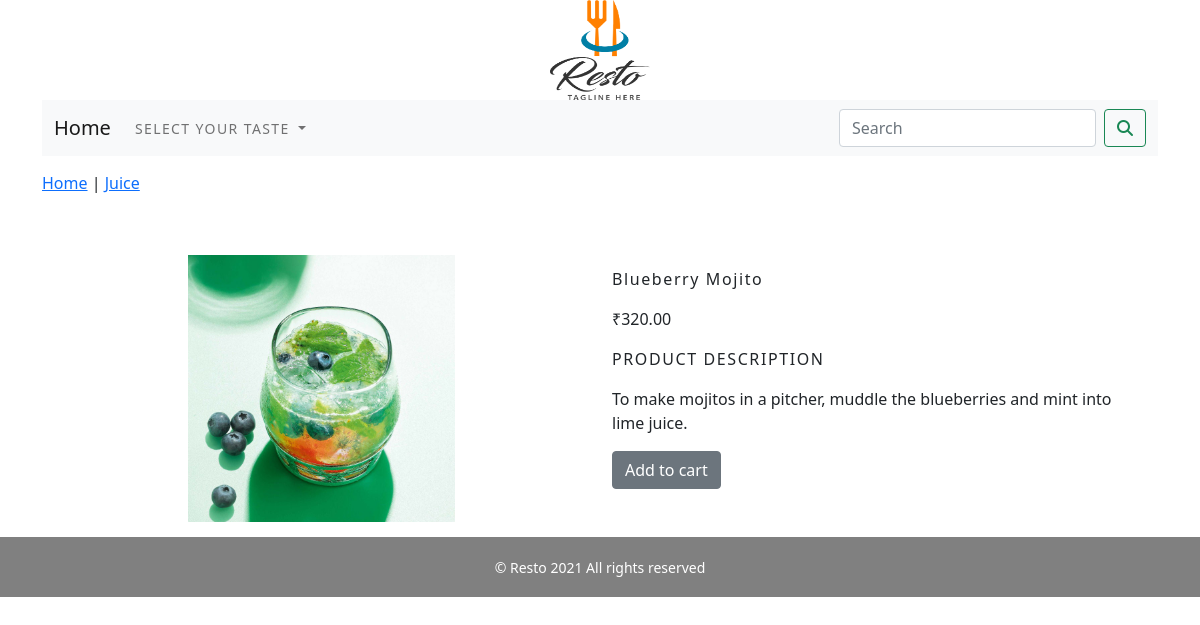
The app's page /resto/juice/blueberry-mojito/ with its own data.
### restocart/models.py (models this page shows, shortened)
class Product(models.Model):
    name = models.CharField(max_length=250, unique=True)
    slug = models.SlugField(max_length=250, unique=True)
    description = models.TextField()
    image = models.ImageField(upload_to='product', blank=True)
    price = models.DecimalField(max_digits=10, decimal_places=2)
    category = models.ForeignKey(Category, on_delete=models.CASCADE)
    stock = models.IntegerField()
    available = models.BooleanField(default=True)
    created = models.DateTimeField(auto_now_add=True)
    updated = models.DateTimeField(auto_now=True)
    class Meta:
        ordering = ('name',)
        verbose_name = 'Product'
        verbose_name_plural = 'Products'

class Category(models.Model):
    name = models.CharField(max_length=250, unique=True)
    slug = models.SlugField(max_length=250, unique=True)
    description = models.TextField()
    image = models.ImageField(upload_to='category', blank=True)
    class Meta:
        ordering = ('name',)
        verbose_name = 'Category'
        verbose_name_plural = 'Categories'
    def get_url(self):
        return reverse('restocart:products_by_category', args=[self.slug])
    def __str__(self):
        return '{}'.format(self.name)

### restocart/views.py (the view)
# urls.py: path('<slug:c_slug>/<slug:product_slug>/', views.Prodetail, name='products_category_detail')
def Prodetail(request, c_slug, product_slug):
    try:
        product = Product.objects.get(category__slug=c_slug, slug=product_slug)
    except Exception as e:
        raise e
    return render(request, 'products.html', {'product': product})

### cartapp/context_processors.py (called while the page is built)
def counter(request):
    item_count = 0
    count = 0
    if 'admin' in request.path:
        return {}
    else:
        try:
            cart = Cart.objects.filter(cart_id=_cart_id(request))
            cart_items = CartItem.objects.all().filter(cart=cart[:1])
            for cart_item in cart_items:
                item_count += cart_item.quantity
        except Cart.DoesNotExist:
            item_count = 0
    return dict(item_count=item_count)

### cartapp/views.py (called while the page is built)
def _cart_id(request):
    cart = request.session.session_key
    if not cart:
        cart = request.session.create()
    return cart

### restocart/context_processors.py (called while the page is built)
def menu_links(request):
    links = Category.objects.all()
    return dict(links=links)

### templates/products.html (shortened to what this page needs)
{% extends 'base.html' %}
{% load static %}
{% block content %}
  <div class="row my_prod_row_class">
    <div class="mx_auto">
      <p><a href="{% url 'restocart:allProdCat' %}">Home</a> | <a href="{{product.category.get_url}}">{{product.category}}</a></p>
    </div>
  </div>
  <div class="container">
  <br>
    <div class="row">
      <div class="col-md-12 col-sm-12 col-md-12 col-lg-6 text-center">
        <div style="min-width:18rem; padding-bottom:15px;">
          <img src="{{product.image.url}}" alt="{{product.name}}" width="50%">
        </div>
      </div>
      <div class="col-12 col-sm-12 col-md-12 col-lg-6">
        <div>
          <h1 class="my_prod_title">{{product.name}}</h1>
          <p>₹{{product.price}}</p>
          <p class="my_title"> Product Description</p>
          <p class="text-justify my_prod_text">{{product.description}}</p>
          {% if product.stock <= 0 %}
          <p class="text-justify my_prod_text"><b>Out of Stock</b></p>
          {% else %}
          <a class="btn btn-secondary" href="{% url 'cartapp:add_cart' product.id %}">Add to cart</a>
          {% endif %}
        </div>
        <br>
      </div>
    </div>
  </div>
{% endblock %}

### static/css/custom.css (style rules this page uses)
.my_title { font-size: 16px; text-transform: uppercase; letter-spacing: .1em; }
.my_prod_row_class { padding-top: 15px; padding-bottom: 20px; }
.my_prod_title { font-size: 16px; letter-transform: uppercase; letter-spacing: .1em; padding-top: 15px; padding-bottom: 10px; }
.my_prod_text { padding-right: 20px; }

### records on screen
Product: category "Juice", image (picture), name "Blueberry Mojito", price "320.00", description "To make mojitos in a pitcher, muddle the blueberries and mint into lime juice."
